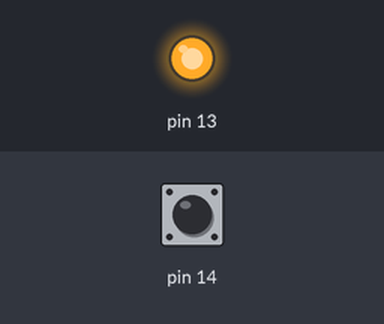
Bench run of a sketch on a simulated Arduino Uno, built with avr-gcc and run on an emulated ATmega328P. On the bench: output pins drawn as LEDs (lit = HIGH). Dashed ring = blinking. The test bench sets the inputs (shaded band); at power-on: pin 14 HIGH.

Above: at 0.1 s.
At 3.2 s:
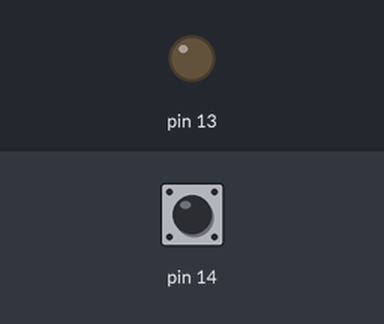
3.3 s: pin 14 pulled LOW for 0.15 s
At 3.52 s:
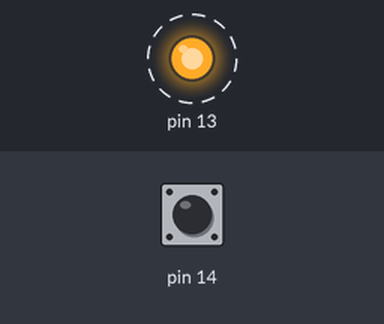
Timing chart, 0 to 12.3 s (numbered marks = the images above; inputs shaded):
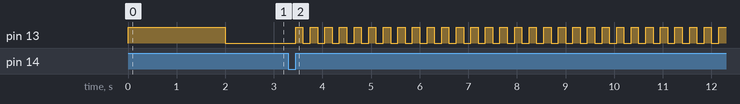

The sketch:

TestIndicatorClass.pde
```cpp
// Indicator Class

// Indicator(pin) initializes an indicator on an Arduino pin
// set(period) sets the indicator flashing at the period in msec
//  set(0) is a special case, sets the indicator on permanently.
// reset() resets the indocator to off (period==0)
// process() needs to be called often.

#include <WProgram.h>
#include "button.h"

class Indicator {
 private:
  long _lastTime;
  long _period;
  int _pin;
  boolean _state;
 public:
  Indicator(int pin) {
    _pin = pin;
    pinMode(_pin, OUTPUT);
    digitalWrite(_pin, LOW);
  }
  void reset() {
    digitalWrite(_pin, LOW);
    _period=0;
    _state = false;
  }
  void set(long period) {
    _period = period;
    _lastTime = millis();
    digitalWrite(_pin, HIGH);  // turn it on
    _state=true;
  }
  void process() {
    long now;
    if(_period==0) return;
    now = millis();
    if((now-_lastTime)>=_period) {
      if(_state==true) {
        digitalWrite(_pin, LOW);
        _state=false;
        _lastTime=now;
      }
      else {
        digitalWrite(_pin, HIGH);
        _state=true;
        _lastTime=now;
      }
    }
  }
};

// Test Indocator Class
//
// LED on pin 13
// Button on pin 14
//
// LED is turned on for two seconds, then
// watches the button, and flashes the LED at the period that
// the button is held down.

Indicator led(13);
PushButton b1(14);
void setup() {
//  Serial.begin(19200);
//  Serial.println("Test Indicator Class");
//  Serial.println("LED on");
  led.set(0);
  delay(2000);
  led.reset();
}

void loop() {
  long p;
  p=b1.value();
  if(p>10) {
    led.set(p);
  }
  led.process();
}
```

button.h
```cpp
class PushButton {
 private:
   long _downTime;
   int _pin;
   boolean _down;
 public:
   PushButton(int pin){
      this->_pin = pin;
      this->_down = false;
      pinMode(this->_pin, INPUT);
      digitalWrite(this->_pin, HIGH);
//      this->_downTime = millis();
  }
  long value() {
      long diff;
      if(!this->_down) {				// if button was up
        if(digitalRead(this->_pin) == 0) {		// then if now down..
	  this->_downTime = millis();   // reset timer
	  this->_down = true;
//	  Serial.print("down");
	  return(0);
        }
      return(0);
      }
      if(digitalRead(this->_pin) == 1) {        // if was down, and now up
	diff = millis() - this->_downTime;// calc downtime
	this->_down = false;
//	Serial.print("diff");
//	Serial.println(diff);
	return (diff);
      }
      return(0);
  }
};
```

Measured:
- after the input at 3.3 s, pin 13: alternates HIGH for 0.15 s and LOW for 0.15 s, starting after 0.15 s
